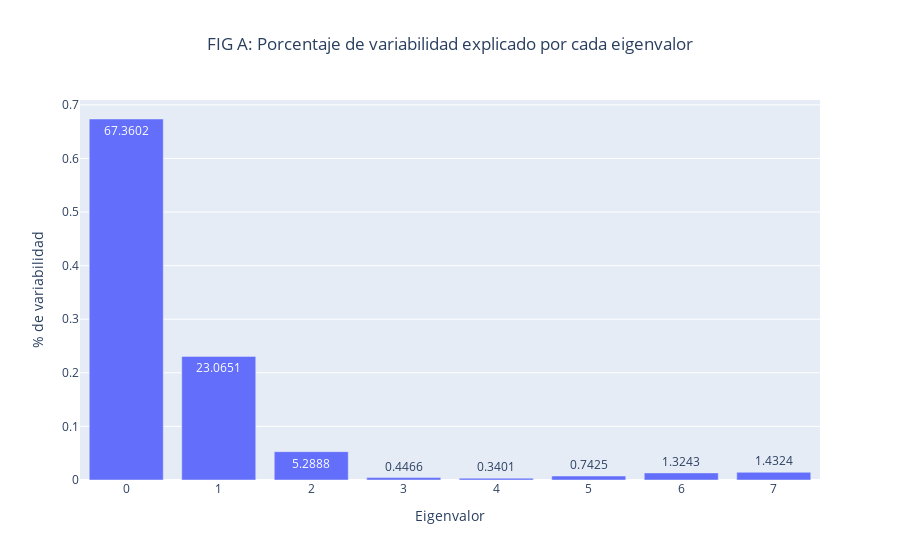

The notebook cell this image was saved under:
### Markdown cell above
### Análisis del porcentaje de varianza explicada por cada componente principal

### Code cell
percentage_per_eigenvalue = []
cumsum_percentage = []
total_variance = np.sum(eig_values)
for i in range(eig_values.shape[0]):
    percentage = eig_values[i] / total_variance
    percentage_per_eigenvalue.append(percentage)
    cumsum_percentage.append(np.sum(percentage_per_eigenvalue))
percentage_per_eigenvalue = np.array(percentage_per_eigenvalue)
fig = go.Figure(
    data=[
        go.Bar(
            x=list(range(len(percentage_per_eigenvalue))), y=percentage_per_eigenvalue, 
            text=np.round(percentage_per_eigenvalue*100,4), textposition='auto'
        )
    ]
)
fig.update_layout(
    title= dict(
        text='FIG A: Porcentaje de variabilidad explicado por cada eigenvalor',
        xref='container', x=0.5),
    xaxis=dict(
        title='Eigenvalor'
    ), 
    yaxis=dict(
        title='% de variabilidad'
    ),
    showlegend=False,
    barmode='stack'
)
fig.show()

### Figure 1 — Plotly figure (JSON) as saved in the notebook; plotly's stock layout.template omitted (floating-point values rounded to 4 significant figures)
{"data": [{"text": [67.36, 23.07, 5.289, 0.4466, 0.3401, 0.7425, 1.324, 1.432], "textposition": "auto", "type": "bar", "x": [0, 1, 2, 3, 4, 5, 6, 7], "y": [0.6736, 0.2307, 0.05289, 0.004466, 0.003401, 0.007425, 0.01324, 0.01432]}], "layout": {"barmode": "stack", "showlegend": false, "title": {"text": "FIG A: Porcentaje de variabilidad explicado por cada eigenvalor", "x": 0.5, "xref": "container"}, "xaxis": {"title": {"text": "Eigenvalor"}}, "yaxis": {"title": {"text": "% de variabilidad"}}}}
